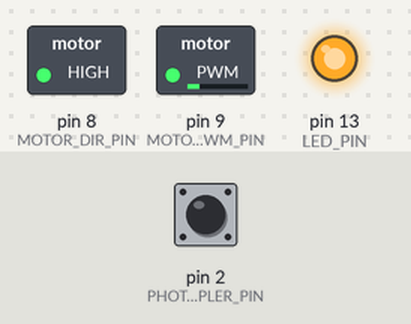
This sketch was run on a simulated Arduino Uno, built with avr-gcc and run on an emulated ATmega328P. Shown: switched loads named in the sketch (green lamp = pin HIGH), output pins drawn as LEDs (lit = HIGH). Inputs (shaded band) come from the test bench; at power-on: pin 2 (PHOTOCOUPLER_PIN) HIGH. What the sketch prints to the serial monitor is not drawn.

Above: at 1.2 s.
1.3 s: pin 2 (PHOTOCOUPLER_PIN) pulled LOW for 0.15 s
At 1.37 s:
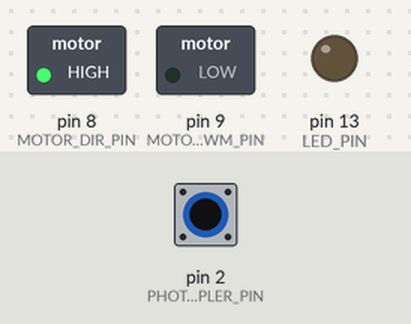
2.9 s: pin 2 (PHOTOCOUPLER_PIN) pulled LOW for 3.2 s
At 7.2 s:
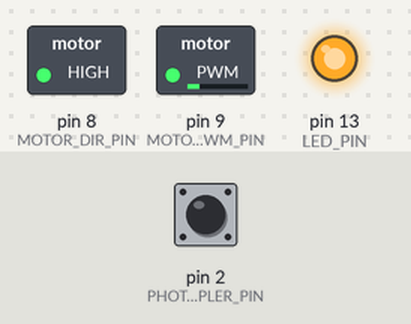
Timing chart, 0 to 8.7 s (numbered marks = the images above; inputs shaded):
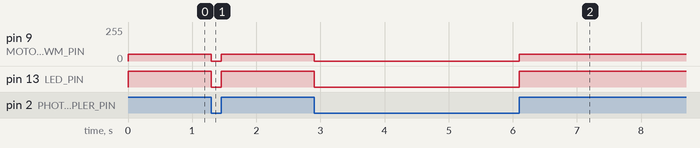

The sketch:

DC-limit.ino
```cpp
#define PHOTOCOUPLER_PIN 2  // 포토커플러 출력 신호를 받을 핀 (디지털 핀 2번)
#define LED_PIN 13          // 아두이노 내장 LED 핀 (일반적으로 핀 13)
#define MOTOR_PWM_PIN 9     // DC 모터 제어를 위한 PWM 핀
#define MOTOR_DIR_PIN 8     // DC 모터 방향 제어를 위한 핀

volatile bool systemActive = true;  // 시스템 상태를 저장하는 변수 (모터와 LED 상태)
int pwmValue = 50;  // 고정된 PWM 값 (DC 모터 속도 제어, 0 ~ 255)

// 인터럽트 핸들러 함수: 포토커플러 신호가 HIGH일 때 호출
void handleInterrupt() {
  systemActive = !systemActive;  // 시스템 상태 반전
  if (systemActive) {
    digitalWrite(LED_PIN, HIGH);       // LED 켜기
    analogWrite(MOTOR_PWM_PIN, pwmValue);  // 모터 재시작 (PWM 신호 송출)
    digitalWrite(MOTOR_DIR_PIN, HIGH);  // 모터 방향 설정
    Serial.println("시스템 재시작: LED 켜짐, 모터 동작 중");
  } else {
    digitalWrite(LED_PIN, LOW);        // LED 끄기
    analogWrite(MOTOR_PWM_PIN, 0);     // 모터 정지
    Serial.println("시스템 중지: LED 꺼짐, 모터 정지");
  }
}

void setup() {
  pinMode(PHOTOCOUPLER_PIN, INPUT_PULLUP);  // 포토커플러 출력 신호 핀 (풀업 저항 사용)
  pinMode(LED_PIN, OUTPUT);                 // 내장 LED 핀을 출력으로 설정
  pinMode(MOTOR_PWM_PIN, OUTPUT);           // 모터 제어를 위한 PWM 핀 설정
  pinMode(MOTOR_DIR_PIN, OUTPUT);           // 모터 방향 제어 핀 설정

  // 포토커플러에서 신호가 HIGH(즉, 신호가 들어오는 순간)일 때 인터럽트 발생
  attachInterrupt(digitalPinToInterrupt(PHOTOCOUPLER_PIN), handleInterrupt, HIGH);

  // 시리얼 모니터를 위한 초기화 (디버깅용)
  Serial.begin(115200);
  Serial.println("시스템 대기 중...");

  // 시스템 초기 상태: 모터 동작 및 LED 켜기
  digitalWrite(LED_PIN, HIGH);         // LED 켜기
  analogWrite(MOTOR_PWM_PIN, pwmValue);  // 모터 구동
  digitalWrite(MOTOR_DIR_PIN, HIGH);   // 모터 방향 설정
}

void loop() {
  // loop는 비어있어도 됩니다. 모든 작업은 인터럽트에서 처리됨.
}
```

Measured:
- after the input at 1.3 s, pin 9 (MOTOR_PWM_PIN): 50/255 → 0/255 at once, → 50/255 0.15 s later; pin 13 (LED_PIN): HIGH → LOW at once, → HIGH 0.15 s later
- after the input at 2.9 s, pin 9 (MOTOR_PWM_PIN): 50/255 → 0/255 at once, → 50/255 3.2 s later; pin 13 (LED_PIN): HIGH → LOW at once, → HIGH 3.2 s later
